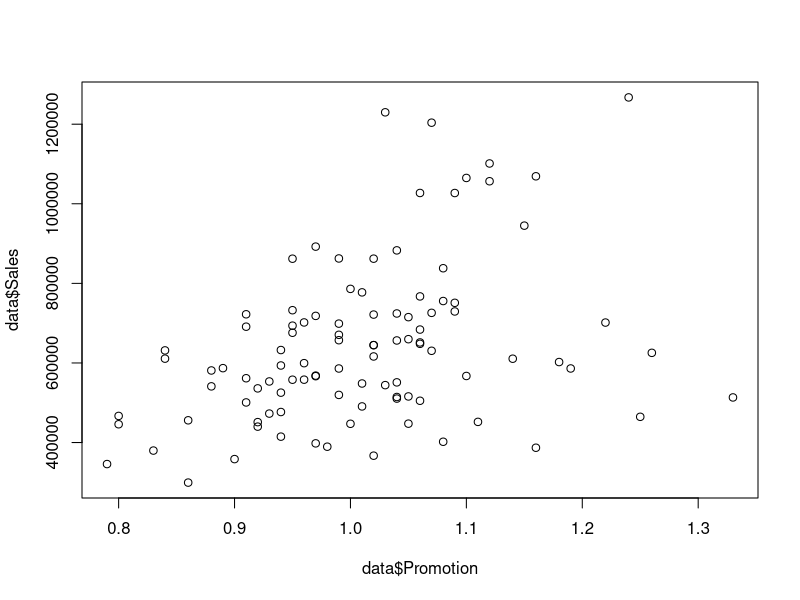
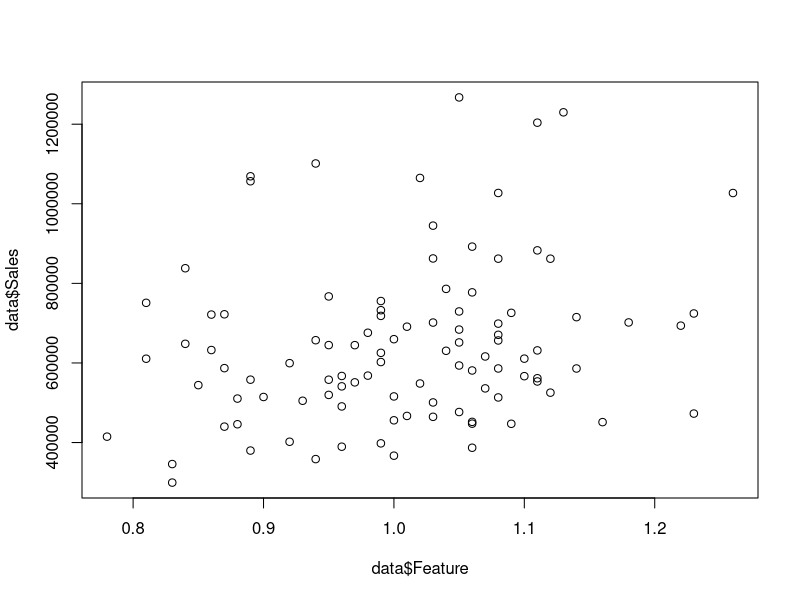
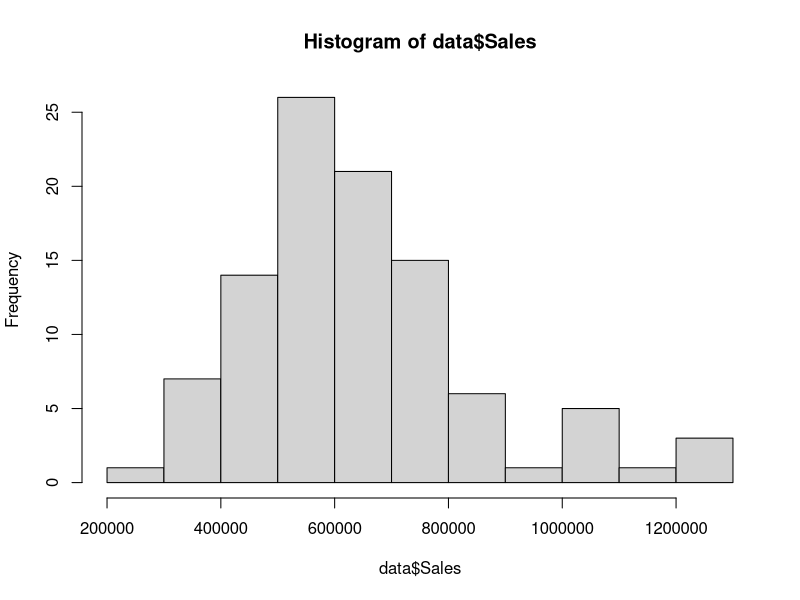
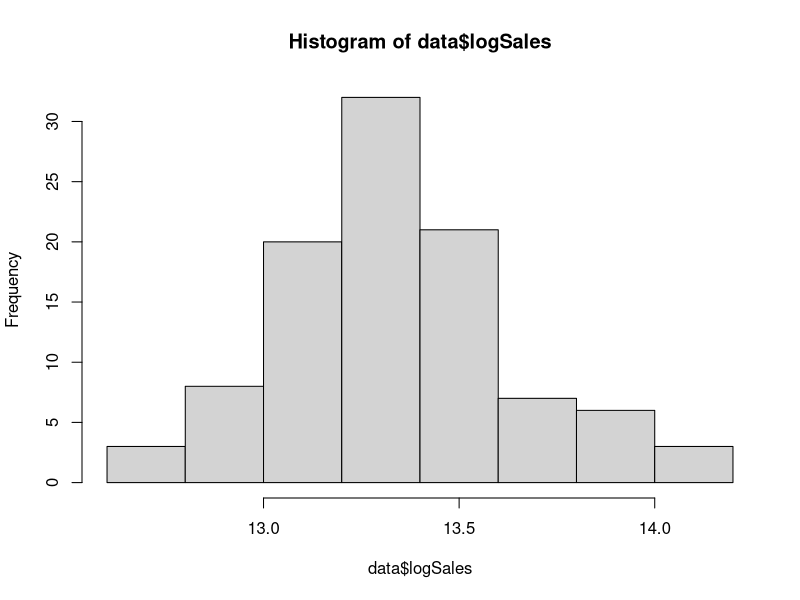

Source code (R) for these figures, in order:
## ---- chunk 1
data <- read.csv("Walmart_Data.csv")
str(data)
## ---- chunk 2
summary(data)
## ---- chunk 3
data$logSales = log(data$Sales)
head(data)
## ---- chunk 4
cor(data[ , 2:4])
## ---- chunk 5
library(ggplot2)
## ---- chunk 6
plot(data$Promotion,data$Sales)
## ---- chunk 7
plot(data$Feature,data$Sales)
## ---- chunk 8
hist(data$Sales)
## ---- chunk 9
hist(data$logSales)
## ---- chunk 10
library(stats)
## ---- chunk 11
lm_model<- lm(data$logSales~data$Promotion+data$Feature+data$Walmart+data$Holiday)
## ---- chunk 12
summary(lm_model)
## ---- chunk 13
lm_model2<- lm(data$logSales~data$Promotion+data$Feature+data$Walmart+data$Holiday+data$Holiday:data$Walmart+data$Holiday:data$Promotion)
## ---- chunk 14
summary(lm_model2)
## ---- chunk 15
AIC(lm_model)
## ---- chunk 16
AIC(lm_model2)
## ---- chunk 17
BIC(lm_model)
## ---- chunk 18
BIC(lm_model2)
